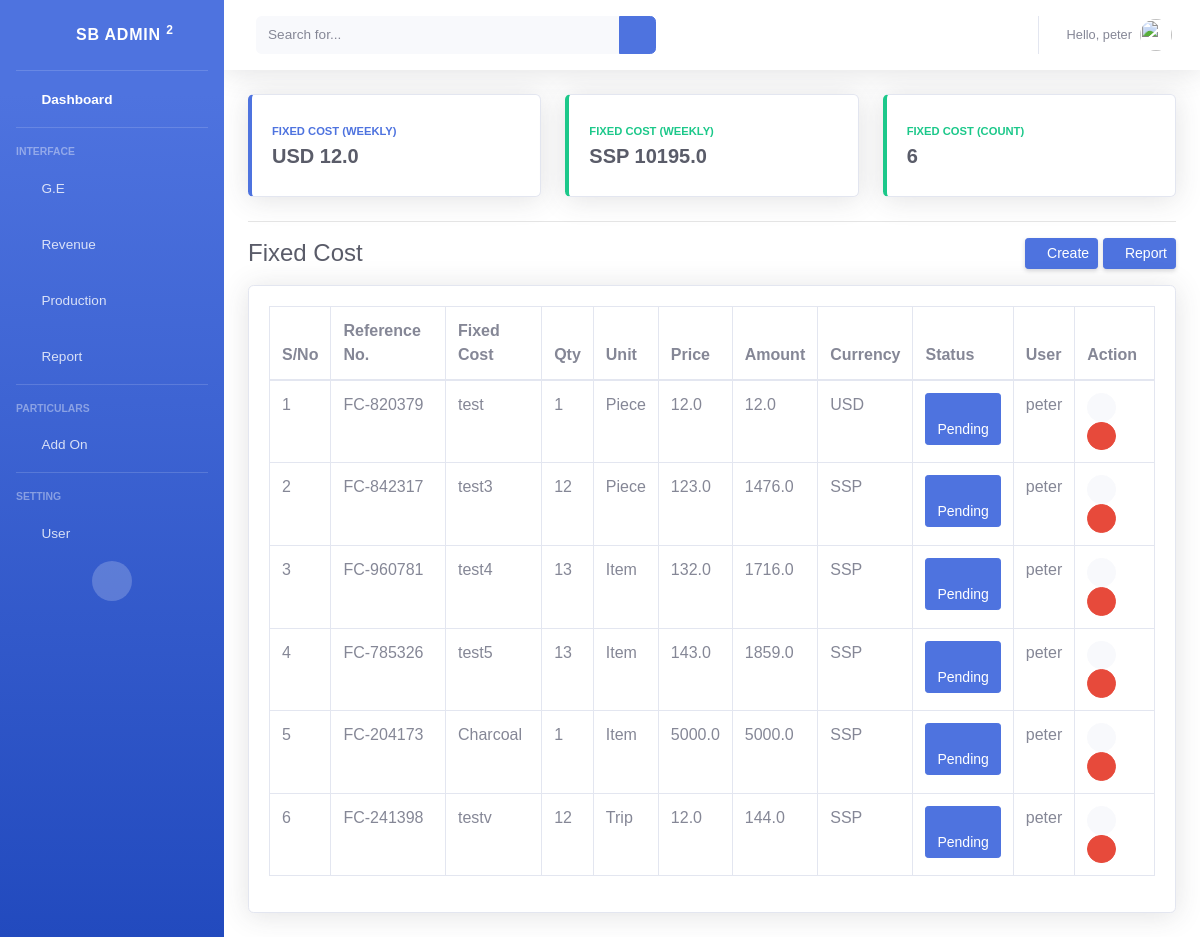
The page /fixed-cost/ (signed in) on the database its author committed.
### backend/models.py (models this page shows)
class Fixed_Cost(models.Model):
	STATUS = (
	    ('Pending', 'Pending'),
	    ('Processing', 'Processing'),
	    ('Complete', 'Complete'),
	 )
	CURRENCY = (
	    ('USD', 'USD'),
	    ('SSP', 'SSP'),
	 )
	def generate_reference_number():
		prefix = 'FC'
		unique_digits = ''.join(random.sample(string.digits, k=6))
		return f'{prefix}-{unique_digits}'
	id 					= models.UUIDField(default=uuid.uuid4, unique=True, primary_key=True, editable=False)
	user 				= models.ForeignKey(settings.AUTH_USER_MODEL, on_delete=models.SET_NULL, null=True, blank=False)
	reference_number 	= models.CharField(max_length=200, default=generate_reference_number, blank=False, editable=False)
	fixed_cost 			= models.CharField(max_length=200, blank=False)
	quantity 			= models.IntegerField(default=0, blank=False )
	unit 				= models.ForeignKey(Unit, on_delete=models.SET_NULL, null=True)
	currency 			= models.CharField(choices=CURRENCY, default='SSP', max_length=200, null=True)
	unit_price 			= models.FloatField(default=0, blank=False )
	amount 				= models.FloatField(default=0, blank=False )
	status			    = models.CharField(choices=STATUS, default='Pending', max_length=100)
	pub_date 			= models.DateField(default=date.today)

class Unit(models.Model):
	def generate_reference_number():
		prefix = 'U'
		unique_digits = ''.join(random.sample(string.digits, k=6))
		return f'{prefix}-{unique_digits}'
	id 					= models.UUIDField(default=uuid.uuid4, unique=True, primary_key=True, editable=False)
	user 				= models.ForeignKey(settings.AUTH_USER_MODEL, on_delete=models.SET_NULL, null=True, blank=False)
	reference_number 	= models.CharField(max_length=200, default=generate_reference_number, blank=False, editable=False)
	name 				= models.CharField(max_length=200, blank=False)
	pub_date 			= models.DateField(default=date.today)
	def __str__(self):
		return self.name

### backend/decorators.py (the view)
		def wrapper_func(request, *args, **kwargs):
			group = None
			if request.user.groups.exists():
				group = request.user.groups.all()[0].name
			if group in allowed_roles:
				return view_func(request, *args, **kwargs)
			else:
				return HttpResponse('you are not authorized to view this page')

### backend/views.py (called while the page is built)
@login_required(login_url='login')
@allowed_users(allowed_roles=['admin','staff'])
def fixed_cost(request):
	get_fixed_cost = Fixed_Cost.objects.all()
	get_count = get_fixed_cost.count()
	fixed_cost_weekly_expenese_SSP = 0
	fixed_cost_weekly_expenese_USD = 0
	for i in get_fixed_cost:
		if i.amount and i.currency:
			if i.currency == "SSP":
				fixed_cost_weekly_expenese_SSP += i.amount
			if i.currency == "USD":
				fixed_cost_weekly_expenese_USD += i.amount
			if i.currency == None:
				fixed_cost_weekly_expenese_SSP = 0
				fixed_cost_weekly_expenese_USD = 0
	context = {
		'fixed_cost' 		  			 : get_fixed_cost,
		'fixed_cost_weekly_expenese_SSP' : fixed_cost_weekly_expenese_SSP,
		'fixed_cost_weekly_expenese_USD' : fixed_cost_weekly_expenese_USD,
		'get_count' : get_count,
	}
	return render(request, 'backend/fixed_cost/fixed_cost_table.html', context)

### backend/templates/backend/fixed_cost/fixed_cost_table.html (shortened to what this page needs)
{% load static %}
{% include 'backend/header.html' %}
{% block content %}
    <div id="wrapper">
        {% include 'backend/sidebar.html' %}
        <div id="content-wrapper" class="d-flex flex-column">
            <div id="content" style="background-color: white;">
                {% include 'backend/navbar.html' %}
                <div class="container-fluid">
                    {% if request.user.is_superuser %}
                    <div class="row">
                        <div class="col-xl-4 col-md-6 mb-2">
                            <div class="card border-left-primary shadow h-100 py-2">
                                <div class="card-body">
                                    <div class="row no-gutters align-items-center">
                                        <div class="col mr-2">
                                            <div class="text-xs font-weight-bold text-primary text-uppercase mb-1">
                                                Fixed Cost (Weekly)</div>
                                                <a href="{% url 'fixed_cost_report_usd' %}">
                                                <div class="h5 mb-0 font-weight-bold text-gray-800">USD {{fixed_cost_weekly_expenese_USD}}</div>
                                            </a>
                                        </div>
                                        <div class="col-auto">
                                            <i class="fas fa-dollar-sign fa-2x text-gray-300"></i>
                                        </div>
                                    </div>
                                </div>
                            </div>
                        </div>
                        <div class="col-xl-4 col-md-6 mb-2">
                            <div class="card border-left-success shadow h-100 py-2">
                                <div class="card-body">
                                    <div class="row no-gutters align-items-center">
                                        <div class="col mr-2">
                                            <div class="text-xs font-weight-bold text-success text-uppercase mb-1">
                                                Fixed Cost (Weekly)</div>
                                            <a href="{% url 'fixed_cost_report_ssp' %}">
                                            <div class="h5 mb-0 font-weight-bold text-gray-800">SSP {{fixed_cost_weekly_expenese_SSP}}</div>
                                            </a>
                                        </div>
                                        <div class="col-auto">
                                            <i class="fas fa-pound-sign fa-2x text-gray-300"></i>
                                        </div>
                                    </div>
                                </div>
                            </div>
                        </div>
                        <div class="col-xl-4 col-md-12 mb-2">
                            <div class="card border-left-success shadow h-100 py-2">
                                <div class="card-body">
                                    <div class="row no-gutters align-items-center">
                                        <div class="col mr-2">
                                            <div class="text-xs font-weight-bold text-success text-uppercase mb-1">
                                                Fixed Cost (Count)</div>
                                            <div class="h5 mb-0 font-weight-bold text-gray-800">{{get_count}}</div>
                                        </div>
                                    </div>
                                </div>
                            </div>
                        </div>
                    </div>
                    <hr>
                    {% endif %}
                    <div class="d-sm-flex align-items-center justify-content-between mb-3">
                        <h1 class="h4 mb-0 text-gray-800">Fixed Cost</h1>
                        <div>
                            <a href="{% url 'add_fixed_cost' %}" class="d-none d-sm-inline-block btn btn-sm btn-primary shadow-sm">
                            <i class="fas fa-plus fa-sm text-white-50"></i> Create </a>
                            <a href="{% url 'fixed_cost_report' %}" class="d-none d-sm-inline-block btn btn-sm btn-primary shadow-sm">
                            <i class="fas fa-book fa-sm text-white-50"></i> Report </a>
                        </div>
                    </div>
                    <div class="card shadow mb-4">
                        <div class="card-body">
                            <div class="table-responsive">
                                <table class="table table-bordered" id="dataTable" width="100%" cellspacing="0">
                                    <thead>
                                        <tr>
                                            <th>S/No</th>
                                            <th>Reference No.</th>
                                            <th>Fixed Cost</th>
                                            <th>Qty</th>
                                            <th>Unit</th>
                                            <th>Price</th>
                                            <th>Amount</th>
                                            <th>Currency</th>
                                            <th>Status</th>
                                            <th>User</th>
                                            {% if request.user.is_superuser %}
                                            <th>Action</th>
                                            {% endif %}
                                        </tr>
                                    </thead>
                                    <tbody>
                                      {% for i in fixed_cost %}
                                      <tr>
                                          <td>{{forloop.counter}}</td>
                                          <td>{{i.reference_number}}</td>
                                          <td>{{i.fixed_cost}}</td>
                                          <td>{{i.quantity}}</td>
                                          <td>{{i.unit}}</td>
                                          <td>{{i.unit_price}}</td>
                                          <td>{{i.amount}}</td>
                                          <td>{{i.currency}}</td>
                                          {% if request.user.is_superuser %}
                                            {% if i.status == "Pending" %}
                                              <td><a class="btn btn-primary btn-sm text-center" href="{% url 'fixed_cost_status' i.id %}">
                                                  <i class="fas fa-info-circle"></i> Pending
                                              </a></td>
                                            {% endif %}
                                        {% endif %}
                                          <td>{{i.user}}</td>
                                          {% if request.user.is_superuser %}
                                          <td>
                                          <a href="{% url 'edit_fixed_cost' i.id %}" class="btn btn-light btn-circle btn-sm">
                                            <i class="fas fa-pen"></i>
                                          </a>
                                            <a href="#" class="btn btn-danger btn-circle btn-sm" data-toggle="modal" data-target="#deleteModal{{i.id}}">
                                            <i class="fas fa-trash"></i>
                                          </a>
                                          </td>
                                          {% endif %}
                                      </tr>
                                      {% endfor %}
                                    </tbody>
                                </table>
                            </div>
                        </div>
                    </div>
                </div>
            </div>
        </div>
    </div>
{% endblock content %}
{% include 'backend/footer.html' %}

### backend/templates/backend/navbar.html (shortened to what this page needs)
{% load static %}
    <nav class="navbar navbar-expand navbar-light bg-white topbar mb-4 static-top shadow">
        <form
            class="d-none d-sm-inline-block form-inline mr-auto ml-md-3 my-2 my-md-0 mw-100 navbar-search">
            <div class="input-group">
                <input type="text" class="form-control bg-light border-0 small" placeholder="Search for..."
                    aria-label="Search" aria-describedby="basic-addon2">
                <div class="input-group-append">
                    <button class="btn btn-primary" type="button">
                        <i class="fas fa-search fa-sm"></i>
                    </button>
                </div>
            </div>
        </form>
        <ul class="navbar-nav ml-auto">
            {% if request.user.is_authenticated %}
            <li class="nav-item dropdown no-arrow">
                <a class="nav-link dropdown-toggle" href="#" id="userDropdown" role="button"
                    data-toggle="dropdown" aria-haspopup="true" aria-expanded="false">
                    <span class="mr-2 d-none d-lg-inline text-gray-600 small">Hello, {{ request.user}}</span>
                    <img class="img-profile rounded-circle"
                        src="{% static 'img/undraw_profile.svg' %}">
                </a>
            </li>
            {% else %}
            <a class="dropdown-item" href="#" data-toggle="modal" data-target="#logoutModal">
                <i class="fas fa-sign-out-alt fa-sm fa-fw mr-2 text-gray-400"></i> Logout
            </a>
            {% endif %}
        </ul>
    </nav>

### static/css/apexcharts.css (style rules this page uses)
body { background: #343E59; color: #777; font-family: Montserrat, Arial, sans-serif; }
h1, h2, h3, h4, h5, h6, strong { font-weight: 600; }
.shadow { box-shadow: 0px 1px 15px 1px rgba(69, 65, 78, 0.08); }

### rows shown on the page
Fixed_Cost: reference_number "FC-820379", fixed_cost "test", quantity "1", unit "Piece", unit_price "12.0", amount "12.0", currency "USD", status "Pending" (drawn), user "peter"
Fixed_Cost: reference_number "FC-842317", fixed_cost "test3", quantity "12", unit "Piece", unit_price "123.0", amount "1476.0", currency "SSP", status "Pending" (drawn), user "peter"
Fixed_Cost: reference_number "FC-960781", fixed_cost "test4", quantity "13", unit "Item", unit_price "132.0", amount "1716.0", currency "SSP", status "Pending" (drawn), user "peter"
Fixed_Cost: reference_number "FC-785326", fixed_cost "test5", quantity "13", unit "Item", unit_price "143.0", amount "1859.0", currency "SSP", status "Pending" (drawn), user "peter"
Fixed_Cost: reference_number "FC-204173", fixed_cost "Charcoal", quantity "1", unit "Item", unit_price "5000.0", amount "5000.0", currency "SSP", status "Pending" (drawn), user "peter"
Fixed_Cost: reference_number "FC-241398", fixed_cost "testv", quantity "12", unit "Trip", unit_price "12.0", amount "144.0", currency "SSP", status "Pending" (drawn), user "peter"

### other values the page prints
{{ request.user }} "peter"
{{ fixed_cost_weekly_expenese_USD }} "12.0"
{{ fixed_cost_weekly_expenese_SSP }} "10195.0"
{{ get_count }} "6"
